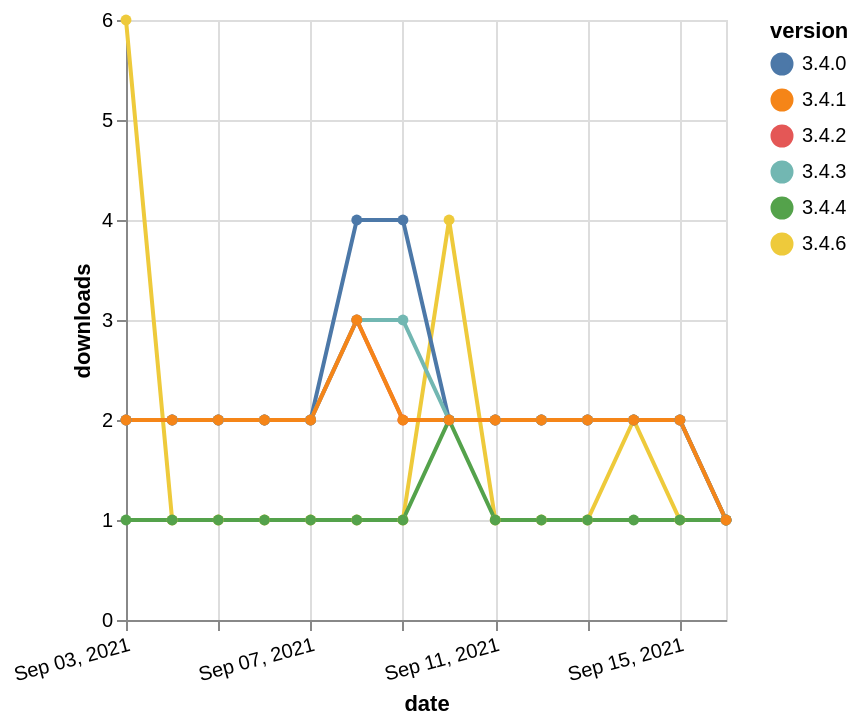

This figure's Vega-Lite source:
### Vega-Lite specification from a JSON file in a GitHub repository (floating-point values rounded to 4 significant figures)
{"$schema": "https://vega.github.io/schema/vega-lite/v5.json", "description": "A simple bar chart with embedded data.", "data": {"values": [{"date": "2021-09-03", "total": 397, "delta": 6, "version": "3.4.6"}, {"date": "2021-09-04", "total": 398, "delta": 1, "version": "3.4.6"}, {"date": "2021-09-05", "total": 399, "delta": 1, "version": "3.4.6"}, {"date": "2021-09-06", "total": 400, "delta": 1, "version": "3.4.6"}, {"date": "2021-09-07", "total": 401, "delta": 1, "version": "3.4.6"}, {"date": "2021-09-08", "total": 402, "delta": 1, "version": "3.4.6"}, {"date": "2021-09-09", "total": 403, "delta": 1, "version": "3.4.6"}, {"date": "2021-09-10", "total": 407, "delta": 4, "version": "3.4.6"}, {"date": "2021-09-11", "total": 408, "delta": 1, "version": "3.4.6"}, {"date": "2021-09-12", "total": 409, "delta": 1, "version": "3.4.6"}, {"date": "2021-09-13", "total": 410, "delta": 1, "version": "3.4.6"}, {"date": "2021-09-14", "total": 412, "delta": 2, "version": "3.4.6"}, {"date": "2021-09-15", "total": 413, "delta": 1, "version": "3.4.6"}, {"date": "2021-09-16", "total": 414, "delta": 1, "version": "3.4.6"}, {"date": "2021-09-03", "total": 2911, "delta": 2, "version": "3.4.2"}, {"date": "2021-09-04", "total": 2913, "delta": 2, "version": "3.4.2"}, {"date": "2021-09-05", "total": 2915, "delta": 2, "version": "3.4.2"}, {"date": "2021-09-06", "total": 2917, "delta": 2, "version": "3.4.2"}, {"date": "2021-09-07", "total": 2919, "delta": 2, "version": "3.4.2"}, {"date": "2021-09-08", "total": 2922, "delta": 3, "version": "3.4.2"}, {"date": "2021-09-09", "total": 2924, "delta": 2, "version": "3.4.2"}, {"date": "2021-09-10", "total": 2926, "delta": 2, "version": "3.4.2"}, {"date": "2021-09-11", "total": 2928, "delta": 2, "version": "3.4.2"}, {"date": "2021-09-12", "total": 2930, "delta": 2, "version": "3.4.2"}, {"date": "2021-09-13", "total": 2932, "delta": 2, "version": "3.4.2"}, {"date": "2021-09-14", "total": 2934, "delta": 2, "version": "3.4.2"}, {"date": "2021-09-15", "total": 2936, "delta": 2, "version": "3.4.2"}, {"date": "2021-09-16", "total": 2937, "delta": 1, "version": "3.4.2"}, {"date": "2021-09-03", "total": 224, "delta": 1, "version": "3.4.4"}, {"date": "2021-09-04", "total": 225, "delta": 1, "version": "3.4.4"}, {"date": "2021-09-05", "total": 226, "delta": 1, "version": "3.4.4"}, {"date": "2021-09-06", "total": 227, "delta": 1, "version": "3.4.4"}, {"date": "2021-09-07", "total": 228, "delta": 1, "version": "3.4.4"}, {"date": "2021-09-08", "total": 229, "delta": 1, "version": "3.4.4"}, {"date": "2021-09-09", "total": 230, "delta": 1, "version": "3.4.4"}, {"date": "2021-09-10", "total": 232, "delta": 2, "version": "3.4.4"}, {"date": "2021-09-11", "total": 233, "delta": 1, "version": "3.4.4"}, {"date": "2021-09-12", "total": 234, "delta": 1, "version": "3.4.4"}, {"date": "2021-09-13", "total": 235, "delta": 1, "version": "3.4.4"}, {"date": "2021-09-14", "total": 236, "delta": 1, "version": "3.4.4"}, {"date": "2021-09-15", "total": 237, "delta": 1, "version": "3.4.4"}, {"date": "2021-09-16", "total": 238, "delta": 1, "version": "3.4.4"}, {"date": "2021-09-03", "total": 2977, "delta": 2, "version": "3.4.0"}, {"date": "2021-09-04", "total": 2979, "delta": 2, "version": "3.4.0"}, {"date": "2021-09-05", "total": 2981, "delta": 2, "version": "3.4.0"}, {"date": "2021-09-06", "total": 2983, "delta": 2, "version": "3.4.0"}, {"date": "2021-09-07", "total": 2985, "delta": 2, "version": "3.4.0"}, {"date": "2021-09-08", "total": 2989, "delta": 4, "version": "3.4.0"}, {"date": "2021-09-09", "total": 2993, "delta": 4, "version": "3.4.0"}, {"date": "2021-09-10", "total": 2995, "delta": 2, "version": "3.4.0"}, {"date": "2021-09-11", "total": 2997, "delta": 2, "version": "3.4.0"}, {"date": "2021-09-12", "total": 2999, "delta": 2, "version": "3.4.0"}, {"date": "2021-09-13", "total": 3001, "delta": 2, "version": "3.4.0"}, {"date": "2021-09-14", "total": 3003, "delta": 2, "version": "3.4.0"}, {"date": "2021-09-15", "total": 3005, "delta": 2, "version": "3.4.0"}, {"date": "2021-09-16", "total": 3006, "delta": 1, "version": "3.4.0"}, {"date": "2021-09-03", "total": 2370, "delta": 2, "version": "3.4.3"}, {"date": "2021-09-04", "total": 2372, "delta": 2, "version": "3.4.3"}, {"date": "2021-09-05", "total": 2374, "delta": 2, "version": "3.4.3"}, {"date": "2021-09-06", "total": 2376, "delta": 2, "version": "3.4.3"}, {"date": "2021-09-07", "total": 2378, "delta": 2, "version": "3.4.3"}, {"date": "2021-09-08", "total": 2381, "delta": 3, "version": "3.4.3"}, {"date": "2021-09-09", "total": 2384, "delta": 3, "version": "3.4.3"}, {"date": "2021-09-10", "total": 2386, "delta": 2, "version": "3.4.3"}, {"date": "2021-09-11", "total": 2388, "delta": 2, "version": "3.4.3"}, {"date": "2021-09-12", "total": 2390, "delta": 2, "version": "3.4.3"}, {"date": "2021-09-13", "total": 2392, "delta": 2, "version": "3.4.3"}, {"date": "2021-09-14", "total": 2394, "delta": 2, "version": "3.4.3"}, {"date": "2021-09-15", "total": 2396, "delta": 2, "version": "3.4.3"}, {"date": "2021-09-16", "total": 2397, "delta": 1, "version": "3.4.3"}, {"date": "2021-09-03", "total": 2509, "delta": 2, "version": "3.4.1"}, {"date": "2021-09-04", "total": 2511, "delta": 2, "version": "3.4.1"}, {"date": "2021-09-05", "total": 2513, "delta": 2, "version": "3.4.1"}, {"date": "2021-09-06", "total": 2515, "delta": 2, "version": "3.4.1"}, {"date": "2021-09-07", "total": 2517, "delta": 2, "version": "3.4.1"}, {"date": "2021-09-08", "total": 2520, "delta": 3, "version": "3.4.1"}, {"date": "2021-09-09", "total": 2522, "delta": 2, "version": "3.4.1"}, {"date": "2021-09-10", "total": 2524, "delta": 2, "version": "3.4.1"}, {"date": "2021-09-11", "total": 2526, "delta": 2, "version": "3.4.1"}, {"date": "2021-09-12", "total": 2528, "delta": 2, "version": "3.4.1"}, {"date": "2021-09-13", "total": 2530, "delta": 2, "version": "3.4.1"}, {"date": "2021-09-14", "total": 2532, "delta": 2, "version": "3.4.1"}, {"date": "2021-09-15", "total": 2534, "delta": 2, "version": "3.4.1"}, {"date": "2021-09-16", "total": 2535, "delta": 1, "version": "3.4.1"}]}, "width": "container", "mark": {"type": "line", "point": {"filled": true}}, "encoding": {"x": {"field": "date", "type": "temporal", "timeUnit": "yearmonthdate", "title": "date", "axis": {"labelAngle": -15}}, "y": {"field": "delta", "type": "quantitative", "title": "downloads"}, "color": {"field": "version", "type": "nominal"}, "tooltip": {"field": "delta"}}}
